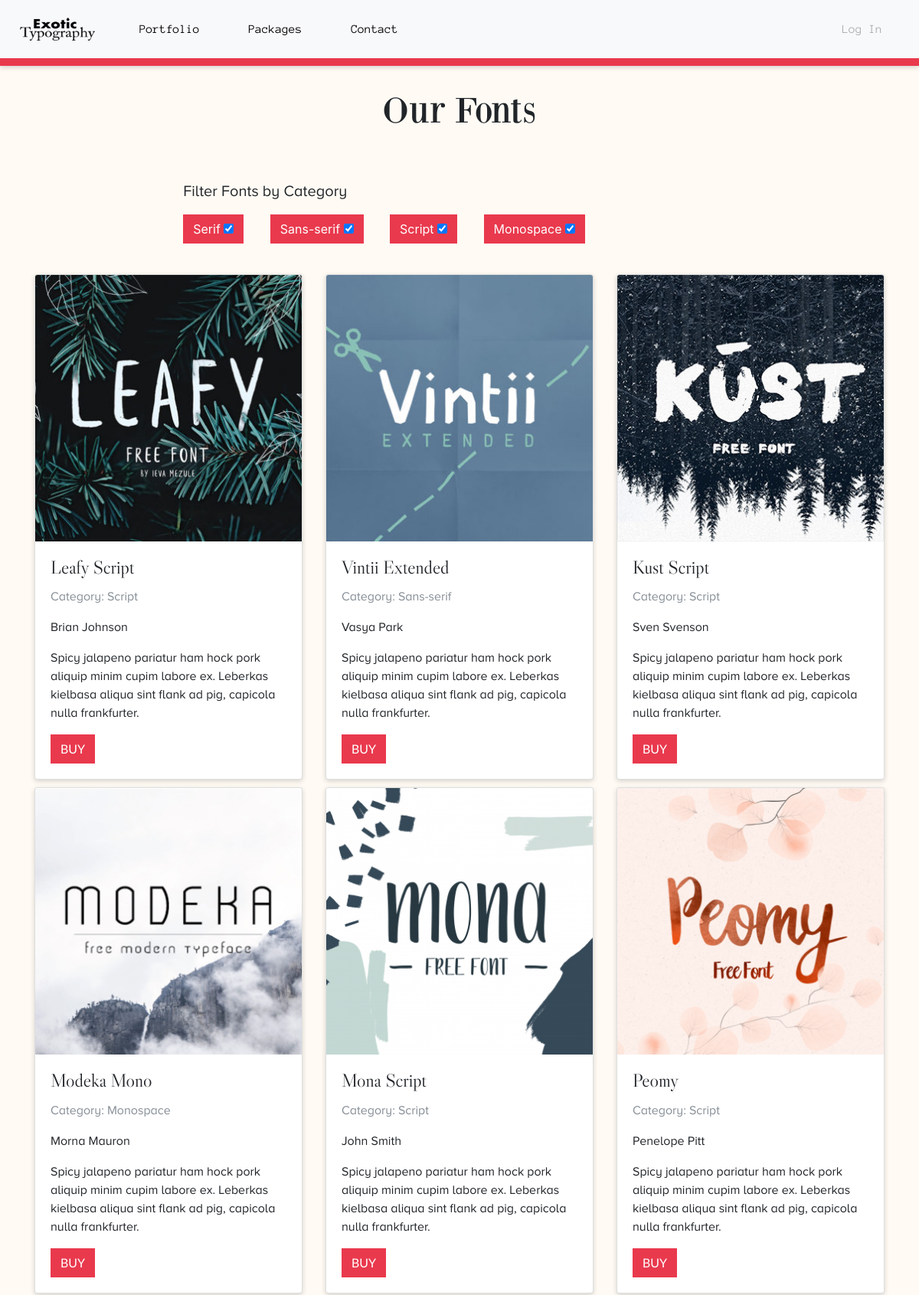
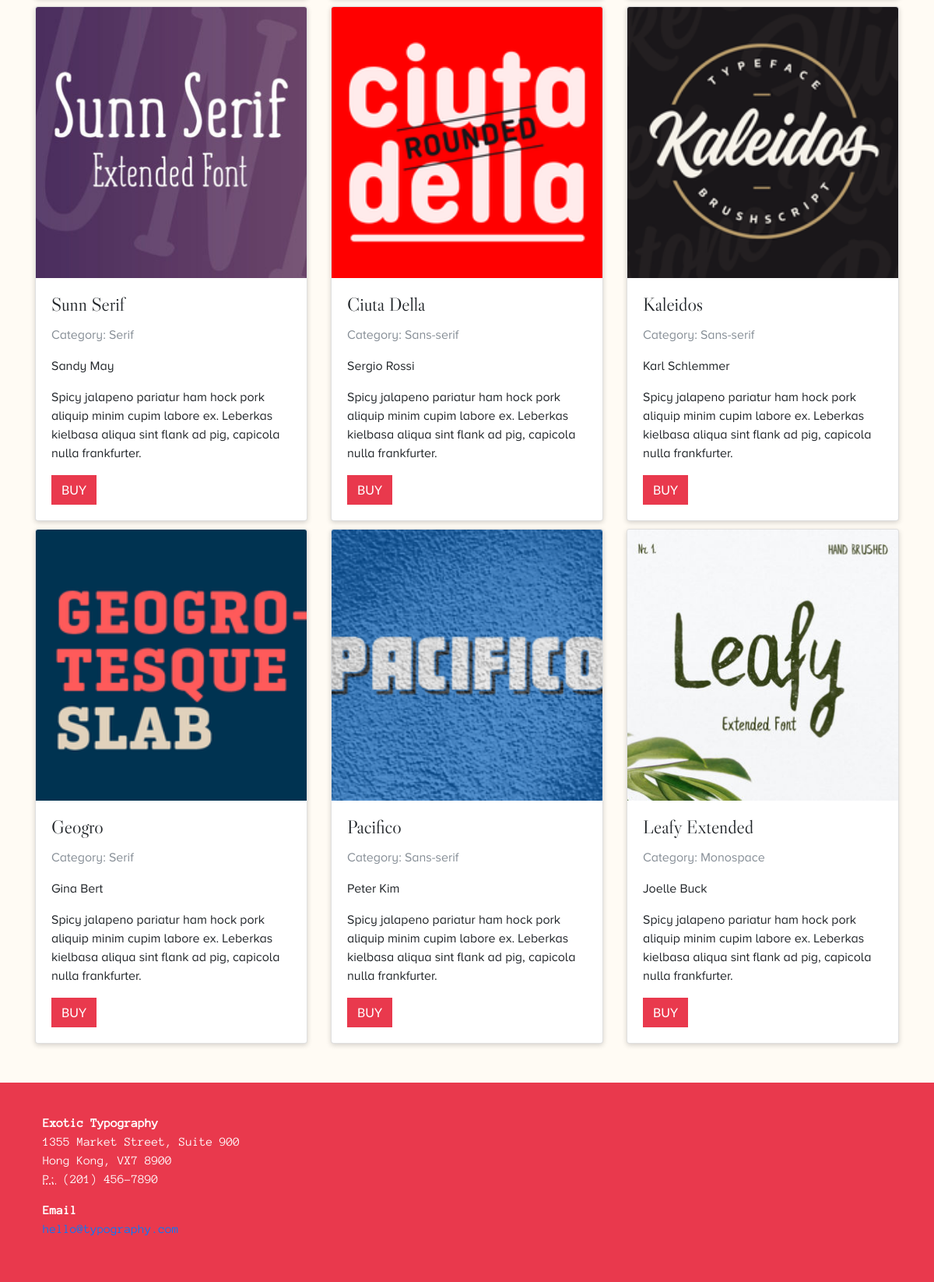
Screenshot of /portfolio.php with the database file from the repository (2 pictures, top to bottom).
### tables this page shows
CREATE TABLE `portfolio_tb` (
  `portfolio_id` int(11) NOT NULL,
  `title` varchar(30) NOT NULL,
  `image` text NOT NULL,
  `client_name` varchar(30) NOT NULL,
  `description` text NOT NULL,
  `category_id` int(11) NOT NULL
);

CREATE TABLE `category_tb` (
  `category_id` int(11) NOT NULL,
  `category_name` varchar(30) NOT NULL
);

### backend/db.php (called while the page is built, shortened)
<?php
	function db_connect() {
		static $connection;
		if(!isset($connection)) {
			$configArray = parse_ini_file("../../con/config.ini");
			$connection = mysqli_connect($configArray["host"], $configArray["username"], $configArray["password"], $configArray["database"] );
			if(!$connection) {
				return mysqli_connect_error();
			}
			else {
				return $connection;
			}
		}
		else {
			return $connection;
		}
	}
?>

### portfolio.php (the view, shortened to what this page needs)
<?php include "partials/header.php"?>
<div class="container portfolio-container">
    <h2 class="text-center">Our Fonts</h2>
    <section class="filters">
        <div class="filters-categories">
            <p class="lead">Filter Fonts by Category</p>
            <div class="filters-toggles">
                <span class="filters-toggle active" data-category="Serif">Serif
                    <input type="checkbox" aria-label="Checkbox for following text input"checked>
                </span>
                <span class="filters-toggle active" data-category="Sans-serif">Sans-serif
                    <input type="checkbox" aria-label="Checkbox for following text input"checked>
                </span>
                <span class="filters-toggle active" data-category="Script">Script
                    <input type="checkbox" aria-label="Checkbox for following text input"checked>
                </span>
                <span class="filters-toggle active" data-category="Monospace">Monospace
                    <input type="checkbox" aria-label="Checkbox for following text input"checked>
                </span>
            </div>
        </div>
    </section>
    <?php
        include "backend/db.php";
        if(db_connect()) {
            $query = " SELECT * FROM portfolio_tb
                      INNER JOIN category_tb
                      ON category_tb.category_id=portfolio_tb.category_id ";
            $queryResult = mysqli_query(db_connect(), $query);
            $numberOfRows = mysqli_num_rows($queryResult);
            if( $numberOfRows > 0 ){
                echo "<div class='row portfolio-cards'>";
                while($rowArray = mysqli_fetch_assoc($queryResult)) {
                    $portfolioId = $rowArray["portfolio_id"];
                    $title = $rowArray["title"];
                    $unformattedImage = $rowArray["image"];
                    $image = ltrim( $unformattedImage, "../" );
                    $clientName = $rowArray["client_name"];
                    $description = $rowArray["description"];
                    $categoryId = $rowArray["category_id"];
                    $categoryName = $rowArray["category_name"];
                    echo "
                        <div class='category col-lg-4 col-md-4 col-sm-6 col-xs-6 card-mobile' data-category='".$categoryName."'>
                            <input type='hidden' name='".$portfolioId."' value='".$portfolioId."'>
                            <input type='hidden' name='".$categoryId."' value='".$categoryId."'>
                            <div class='card'>
                            <img class='card-img-top' src='$image' alt='Card image'>
                            <div class='card-body'>
                                <h4 class='card-title title'>$title</h4>
                                <p class='card-text text-muted'>Category: $categoryName</p>
                                <p class='card-text price'>$clientName</p>
                                <p class='card-text'>$description</p>
                                <button type='button' class='btn btn-primary buy-btn'>Buy</button>
                            </div>
                            </div>
                        </div>
                        ";
                }
                echo "</div>";
            }
            else {
                echo "<p>No info to display!</p>";
            }
        }
        else {
            echo "<p>Connection Failed</p>";
        }
    ?>
</div>
<?php include "partials/footer.php"?>

### partials/header.php (shortened to what this page needs)
<!DOCTYPE html>
<html lang="en">
  <head>
    <link href="css/bootstrap.min.css" rel="stylesheet">
    <link href="css/styles.css" rel="stylesheet">
  </head>
    <body>
      <nav class="navbar navbar-expand-lg navbar-light bg-light">
        <span><a class="navbar-brand logo-text" href="index.php"><img class="logo" src="img/logo.png" alt="logo"></a></span>
        <div class="collapse navbar-collapse" id="navbarNav">
          <ul class="navbar-nav mr-auto mt-2 mt-lg-0">
            <li class="nav-item">
              <a class="nav-link" href="portfolio.php">Portfolio</a>
            </li>
            <li class="nav-item">
              <a class="nav-link" href="packages.php">Packages</a>
            </li>
            <li class="nav-item">
              <a class="nav-link" href="contact.php">Contact</a>
            </li>
          </ul>
          <ul class="navbar-nav navbar-right">
            <li class="nav-item">
              <a class="nav-link disabled" href="backend/logIn.php">Log In</a>
            </li>
          </ul>
        </div>
      </nav>
      <hr>

### partials/footer.php (shortened to what this page needs)
    <footer class="page-footer">
        <div class="container">
            <address>
            <strong>Exotic Typography</strong><br>
            1355 Market Street, Suite 900<br>
            Hong Kong, VX7 8900<br>
            <abbr title="Phone">P:</abbr> (201) 456-7890
            </address>
            <address>
            <strong>Email</strong><br>
            <a href="mailto:#">hello@typography.com</a>
            </address>
        </div>
    </footer>
  </body>
</html>

### css/styles.css (style rules this page uses)
button.btn { cursor: pointer; }
@media (min-width: 992px) { .navbar-expand-lg .navbar-nav .nav-link { padding-right: 2rem; padding-left: 2rem; } }
.navbar-brand img { width: 98px; height: 30px; }
h2 { font-family: 'Bodoni', 'serif'; font-weight: normal; font-size: 3rem; }
h4, h5 { font-family: 'Caslon Display', 'serif'; font-weight: normal; }
p { font-family: 'Proxima Nova', 'sans-serif'; font-weight: normal; }
body { background: #FFFBF4; }
.btn-primary { color: #fff; font-family: 'Lato', 'sans-serif'; background-color: #E9394D; border-color: #E9394D; border-radius: 0px; text-transform: uppercase; }
hr { border: 5px solid #E9394D; margin: 0px; -webkit-box-shadow: 0 2px 6px 0 rgba(0, 0, 0, 0.17); -moz-box-shadow: 0 2px 6px 0 rgba(0, 0, 0, 0.17); box-shadow: 0 2px 6px 0 rgba(0, 0, 0, 0.17); }
.bg-light { background-color: #f8f9fa !important; }
.navbar-light .navbar-brand { color: #E9394D; }
.nav-link { font-family: 'Anonymous', 'monospace', 'Helvetica'; }
.navbar-light .navbar-nav .nav-link { color: black; }
.logo { width: 15%; margin: 10px; }
.card { -webkit-box-shadow: 0 2px 6px 0 rgba(0, 0, 0, 0.17); -moz-box-shadow: 0 2px 6px 0 rgba(0, 0, 0, 0.17); box-shadow: 0 2px 6px 0 rgba(0, 0, 0, 0.17); }
.filters { margin-top: 60px; margin-bottom: 20px; display: flex; justify-content: center; }
.filters-categories { flex-basis: 65%; }
.filters-toggle { display: inline-block; padding: 8px 12px; margin-right: 30px; cursor: pointer; line-height: 1.25rem; min-height: 20px; border: 1px solid #E9394D; background-color: white; color: #E9394D; transition: all 0.3s; margin-bottom: 10px; border-radius: 0px; }
.filters-toggle.active { background-color: #E9394D; color: white; }
.portfolio-container { margin-top: 30px; margin-bottom: 30px; }
.portfolio-cards { margin-top: 30px; margin-bottom: 30px; }
.portfolio-cards .card { margin-bottom: 10px; }
.page-footer { font-family: 'Anonymous', 'monospace', 'Helvetica'; background-color: #E9394D; color: white; padding: 40px; margin-top: 40px !important; position: relative; }

### rows the page displays
portfolio_tb: image (picture), title "Leafy Script", category.category_name "Script", client_name "Brian Johnson", description "Spicy jalapeno pariatur ham hock pork aliquip minim cupim labore ex. Leberkas kielbasa aliqua sint flank ad pig, capicola nulla frankfurter."
portfolio_tb: image (picture), title "Vintii Extended", category.category_name "Sans-serif", client_name "Vasya Park", description "Spicy jalapeno pariatur ham hock pork aliquip minim cupim labore ex. Leberkas kielbasa aliqua sint flank ad pig, capicola nulla frankfurter."
portfolio_tb: image (picture), title "Kust Script", category.category_name "Script", client_name "Sven Svenson", description "Spicy jalapeno pariatur ham hock pork aliquip minim cupim labore ex. Leberkas kielbasa aliqua sint flank ad pig, capicola nulla frankfurter."
portfolio_tb: image (picture), title "Modeka Mono", category.category_name "Monospace", client_name "Morna Mauron", description "Spicy jalapeno pariatur ham hock pork aliquip minim cupim labore ex. Leberkas kielbasa aliqua sint flank ad pig, capicola nulla frankfurter."
portfolio_tb: image (picture), title "Mona Script", category.category_name "Script", client_name "John Smith", description "Spicy jalapeno pariatur ham hock pork aliquip minim cupim labore ex. Leberkas kielbasa aliqua sint flank ad pig, capicola nulla frankfurter."
portfolio_tb: image (picture), title "Peomy", category.category_name "Script", client_name "Penelope Pitt", description "Spicy jalapeno pariatur ham hock pork aliquip minim cupim labore ex. Leberkas kielbasa aliqua sint flank ad pig, capicola nulla frankfurter."
portfolio_tb: image (picture), title "Sunn Serif", category.category_name "Serif", client_name "Sandy May", description "Spicy jalapeno pariatur ham hock pork aliquip minim cupim labore ex. Leberkas kielbasa aliqua sint flank ad pig, capicola nulla frankfurter."
portfolio_tb: image (picture), title "Ciuta Della", category.category_name "Sans-serif", client_name "Sergio Rossi", description "Spicy jalapeno pariatur ham hock pork aliquip minim cupim labore ex. Leberkas kielbasa aliqua sint flank ad pig, capicola nulla frankfurter."
portfolio_tb: image (picture), title "Kaleidos", category.category_name "Sans-serif", client_name "Karl Schlemmer", description "Spicy jalapeno pariatur ham hock pork aliquip minim cupim labore ex. Leberkas kielbasa aliqua sint flank ad pig, capicola nulla frankfurter."
portfolio_tb: image (picture), title "Geogro", category.category_name "Serif", client_name "Gina Bert", description "Spicy jalapeno pariatur ham hock pork aliquip minim cupim labore ex. Leberkas kielbasa aliqua sint flank ad pig, capicola nulla frankfurter."
portfolio_tb: image (picture), title "Pacifico", category.category_name "Sans-serif", client_name "Peter Kim", description "Spicy jalapeno pariatur ham hock pork aliquip minim cupim labore ex. Leberkas kielbasa aliqua sint flank ad pig, capicola nulla frankfurter."
portfolio_tb: image (picture), title "Leafy Extended", category.category_name "Monospace", client_name "Joelle Buck", description "Spicy jalapeno pariatur ham hock pork aliquip minim cupim labore ex. Leberkas kielbasa aliqua sint flank ad pig, capicola nulla frankfurter."
